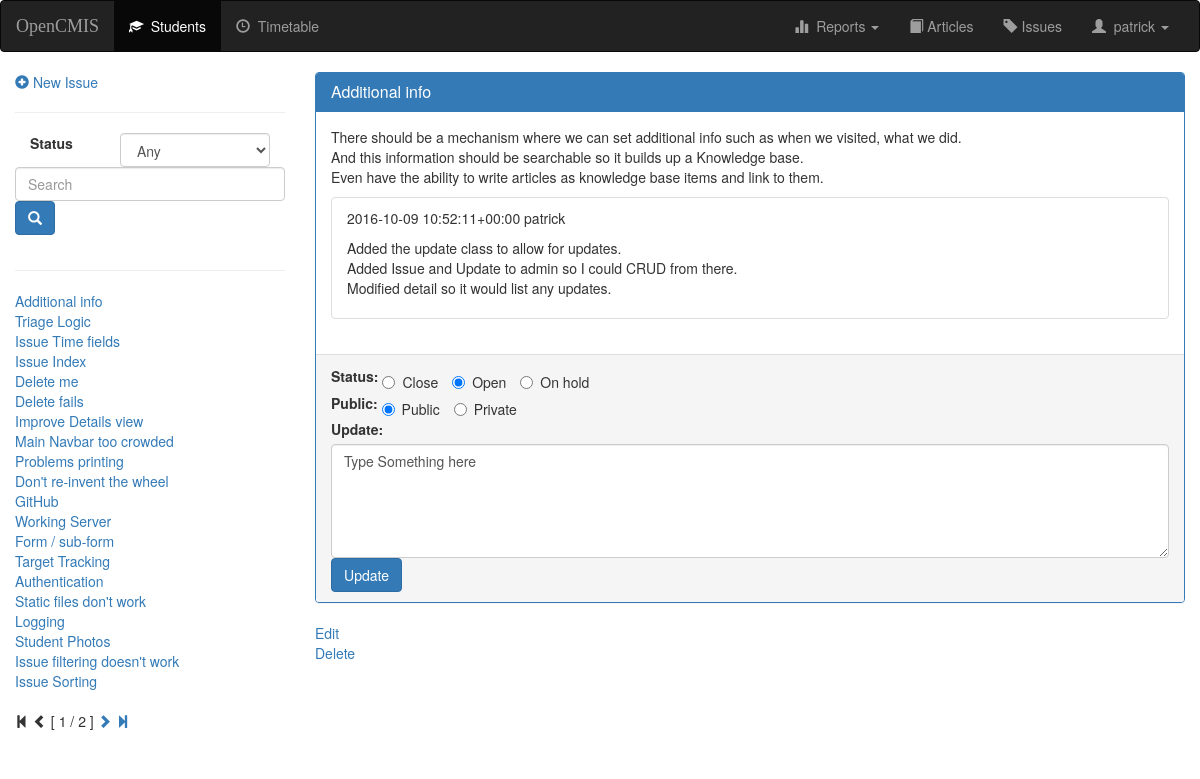
Page /issue/1 (signed in) on the committed database.
### issues/models.py (models this page shows, shortened)
class Issue(models.Model):
    title = models.CharField(max_length=120, blank=False)
    user = models.ForeignKey(User, on_delete=models.CASCADE)
    summary = models.TextField()
    PRIORITY_CHOICES = (('H', 'High'), ('M', 'Medium'), ('L', 'Low'))
    priority = models.CharField(max_length=1, choices=PRIORITY_CHOICES, default='M')
    SPEED_CHOICES = (('Q', 'Quick'), ('M', 'Medium'), ('S', 'Slow'))
    speed = models.CharField(max_length=1, choices=SPEED_CHOICES, default='M')
    STATUS_CHOICES = (('O', 'Open'), ('C', 'Closed'), ('H', 'On hold'))
    status = models.CharField(max_length=1, choices=STATUS_CHOICES, default='O')
    creation_time = models.DateTimeField(default=timezone.now)
    response_time = models.DateTimeField(null=True, blank=True)
    complete_time = models.DateTimeField(null=True, blank=True)
    def __str__(self):
        return self.title

class Update(models.Model):
    issue = models.ForeignKey(Issue, on_delete=models.CASCADE)
    public = models.BooleanField(default=True)
    date = models.DateTimeField(default=timezone.now)
    personnel = models.ForeignKey(User, on_delete=models.CASCADE)
    update = models.TextField()
    def __str__(self):
        return '{0} {1}'.format(self.date, self.personnel)

### issues/views.py (the view)
# urls.py: url(r'^(?P<pk>[0-9]+)/$', views.Detail.as_view(), name='detail'),
class Detail(LoginRequiredMixin, DetailView):
    login_url = reverse_lazy('login')
    model = Issue
    template_name = 'issue/detail.html'
    def get_context_data(self, **kwargs):
        context = super(Detail, self).get_context_data(**kwargs)
        context['updates'] = My_Update.objects.filter(issue=self.kwargs['pk'])
        context['index'] = index_context(self.request)
        return context

### issues/views.py (called while the page is built)
def index_context(request):
    f = request.GET.get('filter')
    if f and f != "Any":
        index = Issue.objects.filter(status=f)
    else:
        index = Issue.objects.all()
    query = request.GET.get('q')
    if query:
        query_list = query.split()
        if len(query_list) == 1:
            print("Query_list = {0}".format(query_list))
            index = index.filter(Q(title__contains=query_list[0]) or Q(summary__contains=query_list[0]))
    paginator = Paginator(index, 20)  # Limit to 20 entries per page, then paginate
    page = request.GET.get('page')
    try:
        index = paginator.page(page)
    except PageNotAnInteger:
        index = paginator.page(1)
    except EmptyPage:
        index = paginator.page(paginator.num_pages)
    return index

### opencmis/templates/issue/detail.html (shortened to what this page needs)
{% extends 'issue/issue-base.html' %}
{% block body %}
<div class="panel panel-primary">
    <div class="panel-heading">
        <h3 class="panel-title">{{object.title}}</h3>
    </div>
    <div class="panel-body">{{object.summary|striptags|urlize|linebreaks}}
        <ul class="list-group">
        {% for update in updates %}
            <li class="list-group-item">
                <p>{{update}}</p>
                {{update.update|striptags|urlize|linebreaks}}
            </li>
        {% empty %}
            <p>There are no updates yet.</p>
        {% endfor %}
        </ul>
    </div>
    <div class="panel-footer hidden-print">
        <form class="form-horizontal" action="" method="post">
            <div class="form-check">
                <label>Status:</label>
                <label class="radio-inline"><input type="radio" name="status">Close</label>
                <label class="radio-inline"><input type="radio" name="status" checked>Open</label>
                <label class="radio-inline"><input type="radio" name="status">On hold</label>
            </div>
            <div class="form-check">
                <label>Public:</label>
                <label class="radio-inline"><input type="radio" name="Public" checked>Public</label>
                <label class="radio-inline"><input type="radio" name="Public">Private</label>
            </div>
             <div class="form-check">
              <label for="update">Update:</label>
              <textarea class="form-control" rows="5" id="update">Type Something here</textarea>
            </div>
            <button type="submit" class="btn btn-primary">Update</button>
        </form>
    </div>
</div>
<div class="hidden-print">
{% if perms.issue.change_issue %}
    <a href="{% url 'issue:update' object.id %}">Edit</a><br>
{% endif %}
{% if perms.issue.delete_issue %}
    <a href="{% url 'issue:delete' object.id %}">Delete</a><br>
{%endif %}
</div>
{% endblock %}}

### opencmis/templates/issue/issue-base.html (shortened to what this page needs)
{% extends 'opencmis/base.html' %}
{% block index %}
<div class="hidden-print">
    {% if perms.add_issue %}
        <a href="{% url 'issue:create' %}">
            <span class="glyphicon glyphicon-plus-sign" aria-hidden="true"></span>&nbsp;New Issue
        </a>
        <hr>
    {% endif %}
    <form id="searchform" action="" method="get" accept-charset="utf-8">
        <fieldset>
            <div class="form-group">
                <label class="col-xs-4 col-form-label" for="filter">Status</label>
                <div class="col-xs-8">
                    <select class="form-control" id = "filter" name="filter">
                        <option value="Any">Any</option>
                    </select>
                </div>
                <input class="form-control" id="searchbox" name="q" type="text" placeholder="Search">
                <button class="btn btn-primary" type="submit">
                    <span class="glyphicon glyphicon-search" aria-hidden="true"></span>
                </button>
            </div>
        </fieldset>
    </form>
    <hr>
    {% for i in index %}
        <a href="{% url 'issue:detail' i.id %}">{{i}}</a><br>
    {% empty %}
        <li>What? No issues?</li>
    {% endfor %}
    {% if index.paginator.num_pages != 1 %}
    <div class="pagination">
        <span class="step-links">
            {% if index.has_previous %}
                <a href="?page=1">
                    <span class="glyphicon glyphicon-step-backward" aria-hidden="true"></span>
                </a>
                <a href="?page={{ index.previous_page_number }}">
                    <span class="glyphicon glyphicon-chevron-left" aria-hidden="true"></span>
                </a>
            {% else %}
                <span class="glyphicon glyphicon-step-backward" aria-hidden="true"></span>
                <span class="glyphicon glyphicon-chevron-left" aria-hidden="true"></span>
            {% endif %}
            <span class="current">
                [ {{ index.number }} / {{ index.paginator.num_pages }} ]
            </span>
            {% if index.has_next %}
                <a href="?page={{ index.next_page_number }}">
                    <span class="glyphicon glyphicon-chevron-right" aria-hidden="true"></span>
                </a>
                <a href="?page={{ index.paginator.num_pages }}">
                    <span class="glyphicon glyphicon-step-forward" aria-hidden="true"></span>
                </a>
            {% else %}
                <span class="glyphicon glyphicon-chevron-right" aria-hidden="true"></span>
                <span class="glyphicon glyphicon-step-forward" aria-hidden="true"></span>
            {% endif %}
        </span>
    </div>
    {% endif %}
    </div>
{% endblock %}

### opencmis/templates/opencmis/base.html (shortened to what this page needs)
<!DOCTYPE html>
<html lang="en">
<head>
    {% load staticfiles %}
    <link rel="stylesheet" href="https://maxcdn.bootstrapcdn.com/bootstrap/3.3.7/css/bootstrap.min.css">
    <link rel="stylesheet" type="text/css" href="{% static 'style.css' %}"/>
</head>
<body>
    <nav class="navbar navbar-inverse hidden-print">
        <div class="container-fluid">
            <div class="navbar-header">
                <a class="navbar-brand" href="{% url 'opencmis:dashboard' %}">OpenCMIS</a>
            </div>
            <div class="collapse navbar-collapse" id="topNavBar">
                <ul class="nav navbar-nav">
                    <li class="active">
                        <a href="{% url 'opencmis:index' %}">
                            <span class="glyphicon glyphicon-education" area-hidden="true"></span>&nbsp;&nbsp;Students
                        </a>
                    </li>
                    <li class="">
                        <a href="/timetable/subject/">
                            <span class="glyphicon glyphicon-time" area-hidden="true"></span>&nbsp;&nbsp;Timetable
                        </a>
                    </li>
                </ul>
                <ul class="nav navbar-nav navbar-right">
                    <li class="dropdown">
                        <a href="#" class="dropdown-toggle" data-toggle="dropdown" role="button" aria-haspopup="true"
                           aria-expanded="false"><span class="glyphicon glyphicon-stats" area-hidden="true"></span>&nbsp;&nbsp;Reports <span class="caret"></span></a>
                    </li>
                    <li class="">
                        <a href="/article/">
                            <span class="glyphicon glyphicon-book" area-hidden="true"></span> Articles
                        </a>
                    </li>
                    <li class="">
                        <a href="/issue/">
                            <span class="glyphicon glyphicon-tag" area-hidden="true"></span> Issues
                        </a>
                    </li>
                    <li class="dropdown">
                        <a href="#" class="dropdown-toggle" data-toggle="dropdown" role="button"
                           aria-haspopup="true"
                           aria-expanded="false"><span class="glyphicon glyphicon-user" area-hidden="true"></span>&nbsp;&nbsp;{{user}}
                            <span class="caret"></span></a>
                    </li>
                </ul>
            </div>
        </div>
    </nav>
    <div class="container-fluid">
        <div class="row">
            <div class="col-sm-3">
                <div class="hidden-print">
                    {% block index %}
                    {% endblock %}
                </div>
            </div>
            <div class="col-sm-9">
                {% block body %}
                {% endblock %}
            </div>
        </div>
    </div>
</body>
</html>

### opencmis/static/style.css (style rules this page uses)
.navbar-brand { font-family: Righteous sans-serif; }

### rows in the picture
Issue: title "Additional info", summary "There should be a mechanism where we can set additional info such as when we visited, what we did. And this information should be searchable so it builds up a Knowledge base. Even have the ability to write articles as knowledge base items and link to them."
Issue: title "Triage Logic"
Issue: title "Issue Time fields"
Issue: title "Issue Index"
Issue: title "Delete me"
Issue: title "Delete fails"
Issue: title "Improve Details view"
Issue: title "Main Navbar too crowded"
Issue: title "Problems printing"
Issue: title "Don't re-invent the wheel"
Issue: title "GitHub"
Issue: title "Working Server"
Issue: title "Form / sub-form"
Issue: title "Target Tracking"
Issue: title "Authentication"
Issue: title "Static files don't work"
Issue: title "Logging"
Issue: title "Student Photos"
Issue: title "Issue filtering doesn't work"
Issue: title "Issue Sorting"
Update: date+personnel "2016-10-09 10:52:11+00:00 patrick", update "Added the update class to allow for updates. Added Issue and Update to admin so I could CRUD from there. Modified detail so it would list any updates."

### other values in the picture
{{ user }} "patrick"
{{ index.number }} "1"
{{ index.paginator.num_pages }} "2"
